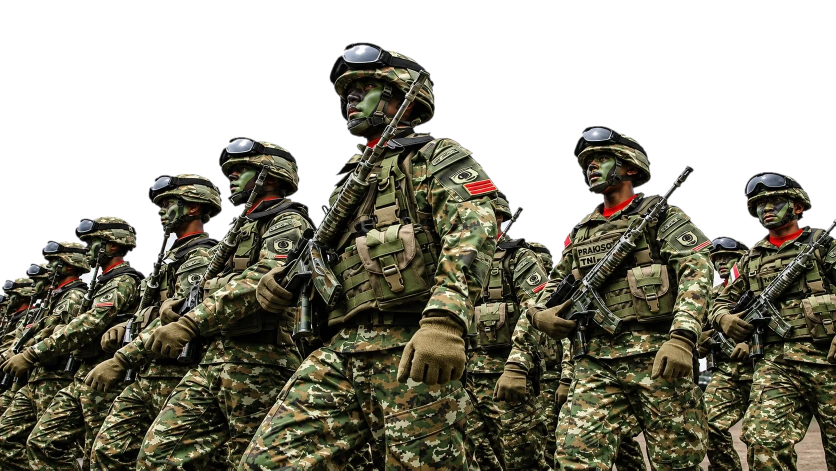
#> input picture frontend/src/assets/hero.webp, 1672 x 941 px (shown at 1/2 size)
$ python cutout-hero.py ../src/assets/hero.webp ../src/assets/hero.webp 5
#> lines starting #> are read from the running program, lines starting #| are printed output that depends on the picture
"""Buang latar langit putih/abu polos dari foto -> WebP transparan.

Pakai (butuh Pillow + numpy):
  python3 scripts/cutout-hero.py foto.jpg src/assets/hero.webp 1920
Langit = piksel terang & tidak berwarna yang tersambung ke tepi atas/samping (flood fill),
jadi bagian putih di dalam objek (mis. pantulan) tidak ikut terhapus.
"""
import sys

import numpy as np
from PIL import Image, ImageDraw, ImageFilter

src, dst = sys.argv[1], sys.argv[2]
max_w = int(sys.argv[3]) if len(sys.argv) > 3 else 2000

im = Image.open(src).convert('RGB')
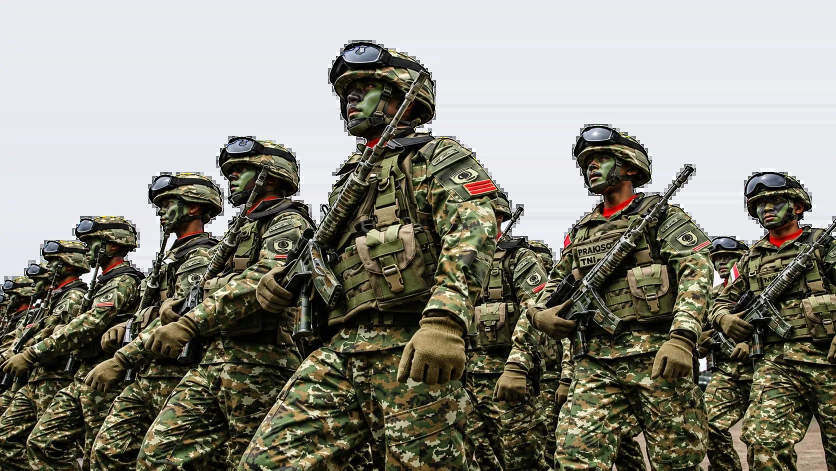
#> im: PIL image 1672x941 RGB (shown at 1/2 size); mean R, G, B 137.6, 136.3, 125.5
if im.width > max_w:
    im = im.resize((max_w, round(im.height * max_w / im.width)), Image.LANCZOS)
a = np.asarray(im).astype(np.float32)
lo, hi = a.min(axis=2), a.max(axis=2)
#> lo = [[244, 210, 173, 233, 235], [153, 82, 74, 112, 114], [38, 41, 40, 41, 44]]; hi = [[254, 216, 175, 240, 243], [159, 96, 99, 130, 128], [64, 66, 69, 70, 74]]

# perkiraan warna langit dari baris paling atas
sky = np.median(a[:4].reshape(-1, 3), axis=0)
#> sky = [128, 125, 112]
dist = np.abs(a - sky).max(axis=2)
#> dist = [[142, 104, 61, 128, 131], [41, 32, 38, 2, 2], [74, 71, 72, 71, 68]]
cand = (lo > sky.min() - 40) & (hi - lo < 26) & (dist < 34)
#> cand = [[False, False, False, False, False], [False, True, False, True, True], [False, False, False, False, False]]

mask = Image.fromarray((cand * 255).astype(np.uint8), 'L').copy()  # copy: floodfill butuh buffer milik PIL
h, w = cand.shape
#> h = 3; w = 5
seeds = [(x, 0) for x in range(0, w, 6)] + [(0, y) for y in range(0, h // 2, 6)] + [(w - 1, y) for y in range(0, h // 2, 6)]
#> seeds = [(0, 0), (0, 0), (4, 0)]
for x, y in seeds:
    if mask.getpixel((x, y)) == 255:
        ImageDraw.floodfill(mask, (x, y), 128)
skyMask = np.asarray(mask) == 128
#> skyMask = [[False, False, False, False, False], [False, False, False, False, False], [False, False, False, False, False]]

# tepi: perluas sedikit area langit (hapus halo putih), lalu haluskan
m = Image.fromarray((skyMask * 255).astype(np.uint8), 'L').filter(ImageFilter.MaxFilter(3)).filter(ImageFilter.GaussianBlur(1.1))
alpha = 1 - np.asarray(m).astype(np.float32) / 255
#> alpha = [[1, 1, 1, 1, 1], [1, 1, 1, 1, 1], [1, 1, 1, 1, 1]]

# buang campuran warna langit di piksel tepi yang semi-transparan
edge = (alpha > 0.02) & (alpha < 0.98)
#> edge has the same summary as skyMask
al = alpha[..., None]
fixed = np.clip((a - (1 - al) * sky) / np.maximum(al, 0.02), 0, 255)
a = np.where(edge[..., None], fixed, a)

out = np.dstack([a, alpha * 255]).astype(np.uint8)
Image.fromarray(out, 'RGBA').save(dst, 'WEBP', quality=82, method=6)
print(f'{w}x{h} langit={skyMask.mean():.0%} -> {dst}')
#| 5x3 langit=0% -> ../src/assets/hero.webp
